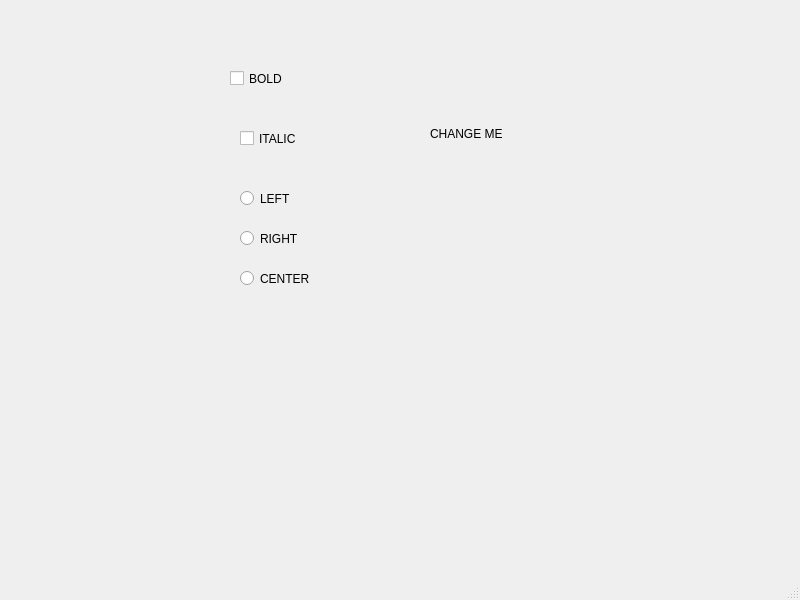
<?xml version="1.0" encoding="UTF-8"?>
<ui version="4.0">
 <class>MainWindow</class>
 <widget class="QMainWindow" name="MainWindow">
  <property name="geometry">
   <rect>
    <x>0</x>
    <y>0</y>
    <width>800</width>
    <height>600</height>
   </rect>
  </property>
  <property name="windowTitle">
   <string>MainWindow</string>
  </property>
  <widget class="QWidget" name="centralwidget">
   <widget class="QCheckBox" name="checkBox">
    <property name="geometry">
     <rect>
      <x>230</x>
      <y>70</y>
      <width>70</width>
      <height>17</height>
     </rect>
    </property>
    <property name="text">
     <string>BOLD</string>
    </property>
   </widget>
   <widget class="QCheckBox" name="checkBox_2">
    <property name="geometry">
     <rect>
      <x>240</x>
      <y>130</y>
      <width>70</width>
      <height>17</height>
     </rect>
    </property>
    <property name="text">
     <string>ITALIC</string>
    </property>
   </widget>
   <widget class="QRadioButton" name="radioButton">
    <property name="geometry">
     <rect>
      <x>240</x>
      <y>190</y>
      <width>82</width>
      <height>17</height>
     </rect>
    </property>
    <property name="text">
     <string>LEFT</string>
    </property>
   </widget>
   <widget class="QRadioButton" name="radioButton_2">
    <property name="geometry">
     <rect>
      <x>240</x>
      <y>230</y>
      <width>82</width>
      <height>17</height>
     </rect>
    </property>
    <property name="text">
     <string>RIGHT</string>
    </property>
   </widget>
   <widget class="QRadioButton" name="radioButton_3">
    <property name="geometry">
     <rect>
      <x>240</x>
      <y>270</y>
      <width>82</width>
      <height>17</height>
     </rect>
    </property>
    <property name="text">
     <string>CENTER</string>
    </property>
   </widget>
   <widget class="QLabel" name="label">
    <property name="geometry">
     <rect>
      <x>430</x>
      <y>113</y>
      <width>91</width>
      <height>41</height>
     </rect>
    </property>
    <property name="text">
     <string>CHANGE ME</string>
    </property>
   </widget>
  </widget>
  <widget class="QMenuBar" name="menubar">
   <property name="geometry">
    <rect>
     <x>0</x>
     <y>0</y>
     <width>800</width>
     <height>21</height>
    </rect>
   </property>
  </widget>
  <widget class="QStatusBar" name="statusbar"/>
 </widget>
 <resources/>
 <connections/>
</ui>
